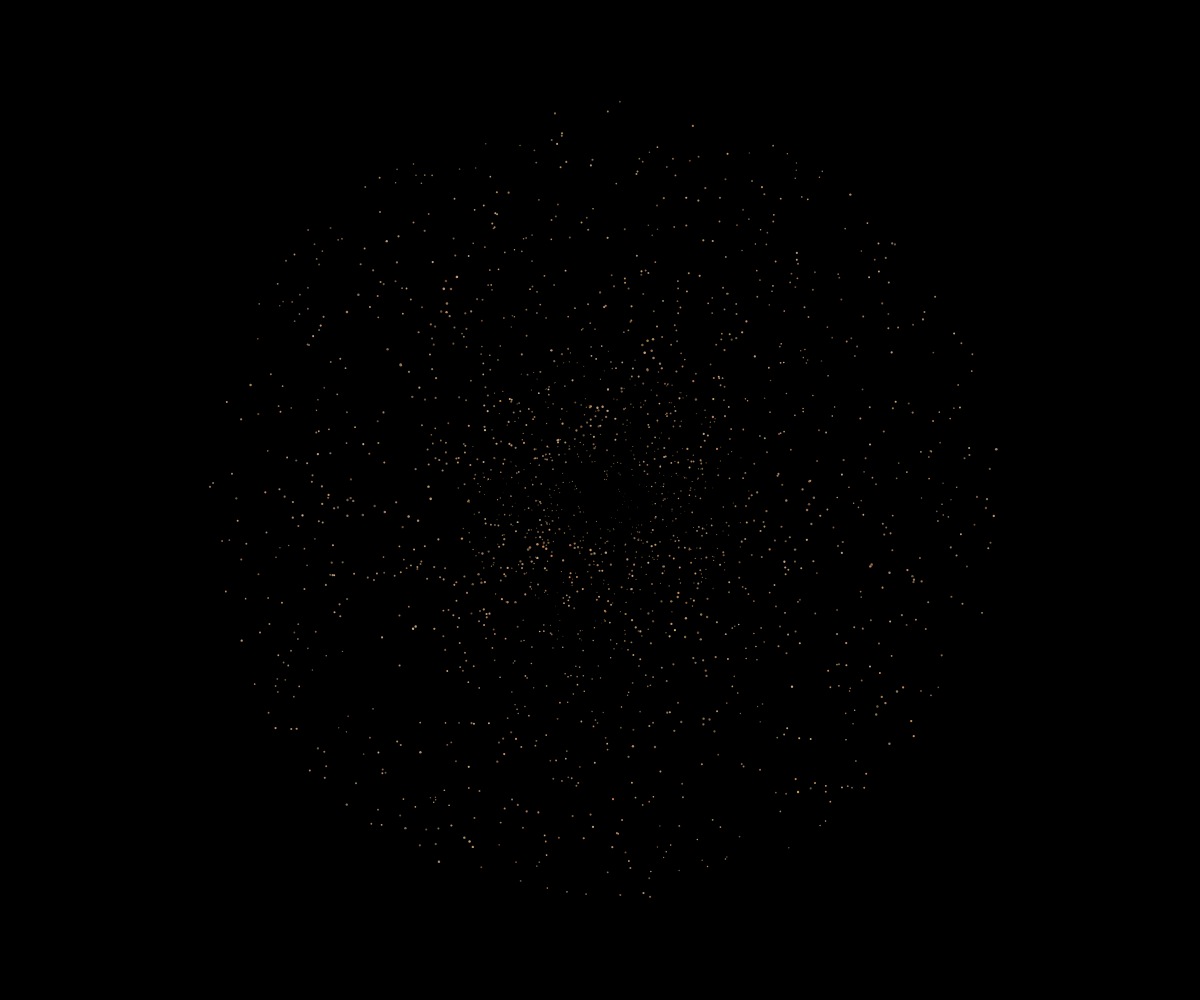
Frame 1 (no input)
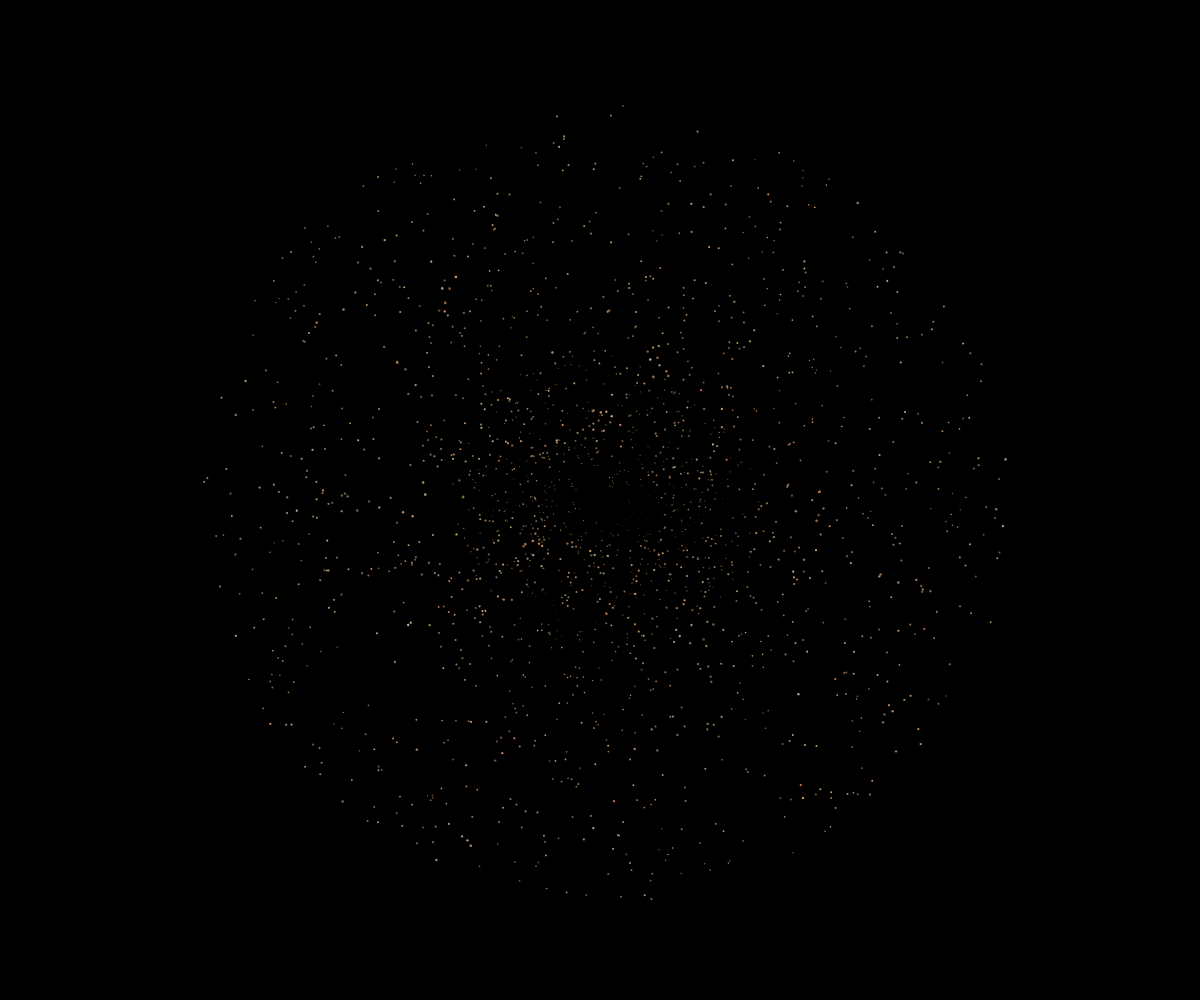
Frame 60 (no input)
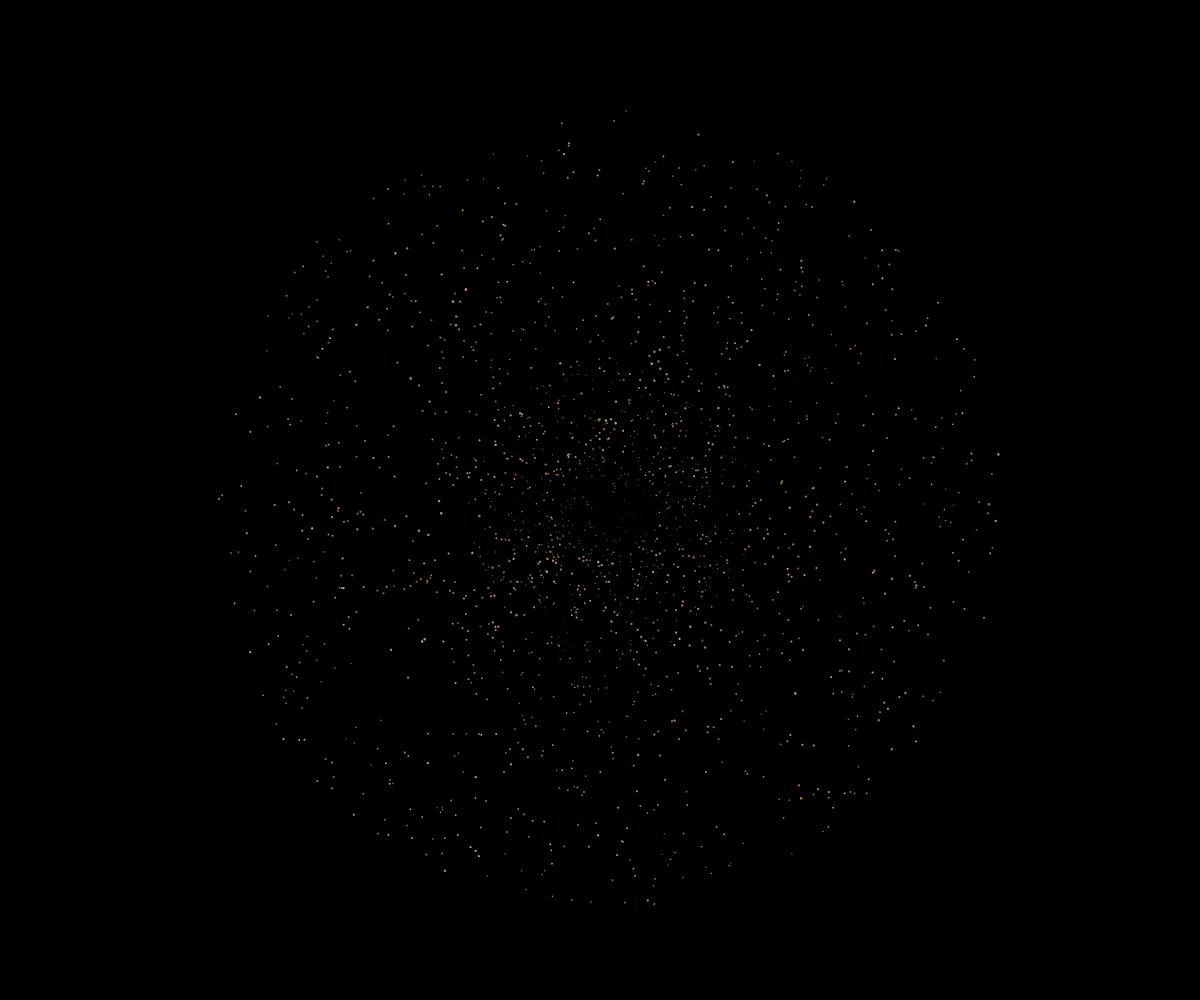
Frame 120 (the mouse pressed at the canvas centre since frame 60)

The p5.js sketch that drew these frames (run headless with seeded random() and noise() and a simulated clock; from frame 60 on, the mouse is pressed at the canvas centre):

// p5.js sketch
// ── sketch.js
let grains = [];
const totalGrains = 1500;
let windForce = 0;
let windDirection = 1;
let windSpeed = 0.003;
let fracturePoint = 0.25;
let isFracturing = false;
let centralPillar = [];
let pillarGrowth = 0;

function setup() {
  createCanvas(windowWidth, windowHeight);
  colorMode(HSB, 360, 100, 100, 1);
  
  // Create mandala structure with grains
  for (let i = 0; i < totalGrains; i++) {
    const angle = random(TWO_PI);
    const radius = random(50, min(width, height) * 0.4);
    const x = width/2 + cos(angle) * radius;
    const y = height/2 + sin(angle) * radius;
    
    // Add some variation to create intricate patterns
    const variation = map(noise(x * 0.01, y * 0.01), 0, 1, -5, 5);
    const size = map(noise(x * 0.02, y * 0.02), 00, 1, 1, 3);
    
    grains.push({
      x: x,
      y: y,
      originalX: x,
      originalY: y,
      size: size,
      angle: angle,
      radius: radius,
      color: color(random(20, 40), random(30, 60), random(40, 80)),
      stability: random(0.95, 1),
      vibration: 0,
      detached: false,
      attached: true
    });
  }
  
  // Add inner mandala details
  for (let i = 0; i < totalGrains * 0.3; i++) {
    const angle = random(TWO_PI);
    const radius = random(20, 150);
    const x = width/2 + cos(angle) * radius;
    const y = height/2 + sin(angle) * radius;
    
    grains.push({
      x: x,
      y: y,
      originalX: x,
      originalY: y,
      size: map(noise(x * 0.02, y * 0.02), 0, 1, 0.5, 2),
      angle: angle,
      radius: radius,
      color: color(random(30, 50), random(40, 70), random(30, 60)),
      stability: random(0.9, 0.98),
      vibration: 0,
      detached: false,
      attached: true
    });
  }
}

function draw() {
  background(0, 0, 0);
  
  // Gradually increase wind force over time
  windForce = min(windForce + windSpeed, 0.35);
  
  // Check if it's time to fracture the structure
  if (windForce > fracturePoint && !isFracturing) {
    isFracturing = true;
  }
  
  let detachedCount = 0;
  
  for (let grain of grains) {
    if (grain.detached) {
      detachedCount++;
      continue;
    }
    
    // Add vibration effect
    grain.vibration = sin(frameCount * 0.05 + grain.angle) * 0.5;
    
    // Calculate displacement from original position
    const dx = grain.originalX - grain.x;
    const dy = grain.originalY - grain.y;
    
    // Apply wind force (more force on outer grains)
    const force = windForce * (1 - grain.radius / max(width, height));
    const windX = cos(windDirection) * force;
    const windY = sin(windDirection) * force;
    
    // Apply displacement and vibration
    grain.x += windX + dx * 0.01 + grain.vibration * 0.5;
    grain.y += windY + dy * 0.01 + grain.vibration * 0.5;
    
    // Detach grains based on stability and displacement
    if (isFracturing) {
      const distance = dist(grain.originalX, grain.originalY, grain.x, grain.y);
      if (distance > 25 && random() < 0.006) {
        grain.detached = true;
        grain.attached = false;
        
        // Add to central pillar
        centralPillar.push({
          x: grain.x,
          y: grain.y,
          size: grain.size,
          color: grain.color,
          targetX: width/2,
          targetY: height/2
        });
      }
    }
    
    // Apply gravity to detached grains
    if (grain.detached) {
      grain.x += random(-0.3, 0.3);
      grain.y += 1.2;
    }
  }
  
  // Draw attached grains with some transparency to show structure
  for (let grain of grains) {
    if (grain.attached && !grain.detached) {
      noStroke();
      fill(grain.color, 0.7);
      ellipse(grain.x, grain.y, grain.size);
    }
  }
  
  // Draw detached grains as static particles
  for (let grain of grains) {
    if (grain.detached) {
      noStroke();
      fill(grain.color);
      ellipse(grain.x, grain.y, grain.size * 0.6);
    }
  }
  
  // Update and draw central pillar
  for (let i = centralPillar.length - 1; i >= 0; i--) {
    let grain = centralPillar[i];
    
    // Move towards center point
    const dx = width/2 - grain.x;
    const dy = height/2 - grain.y;
    const distance = sqrt(dx*dx + dy*dy);
    
    if (distance > 1) {
      grain.x += dx * 0.03;
      grain.y += dy * 0.03;
    }
    
    // Draw the grain
    noStroke();
    fill(grain.color);
    ellipse(grain.x, grain.y, grain.size);
    
    // Remove if reached center
    if (distance < 2) {
      centralPillar.splice(i, 1);
    }
  }
  
  // Grow the pillar
  if (centralPillar.length > 0) {
    pillarGrowth = min(pillarGrowth + 0.05, 1);
  } else {
    pillarGrowth = max(pillarGrowth - 0.02, 0);
  }
  
  // End when all grains are detached
  if (detachedCount >= totalGrains * 0.9) {
    noLoop();
  }
}

function windowResized() {
  resizeCanvas(windowWidth, windowHeight);
}
